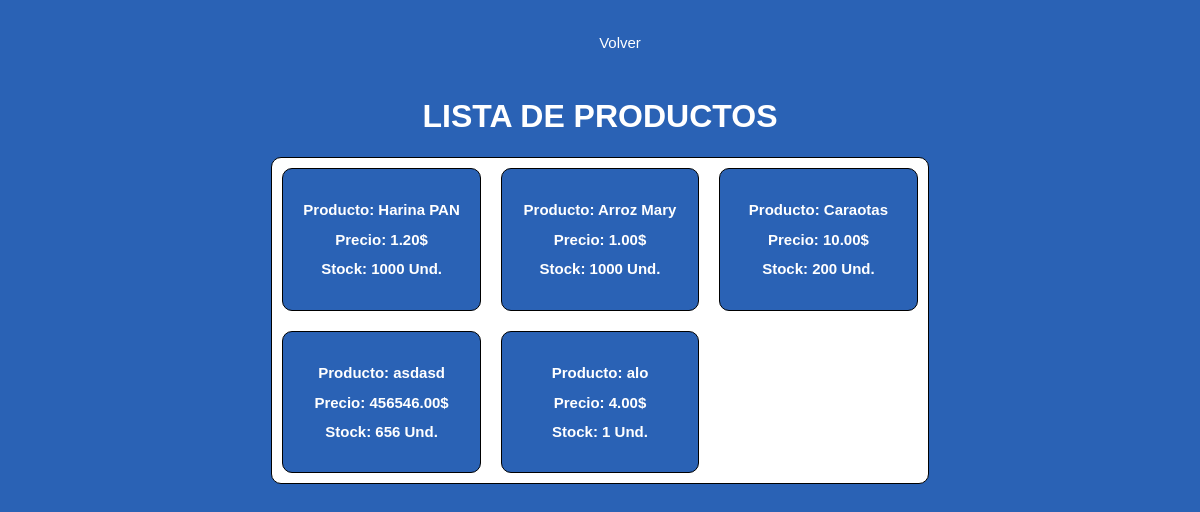
The app's page /Inventario/lista_productos/, older data.
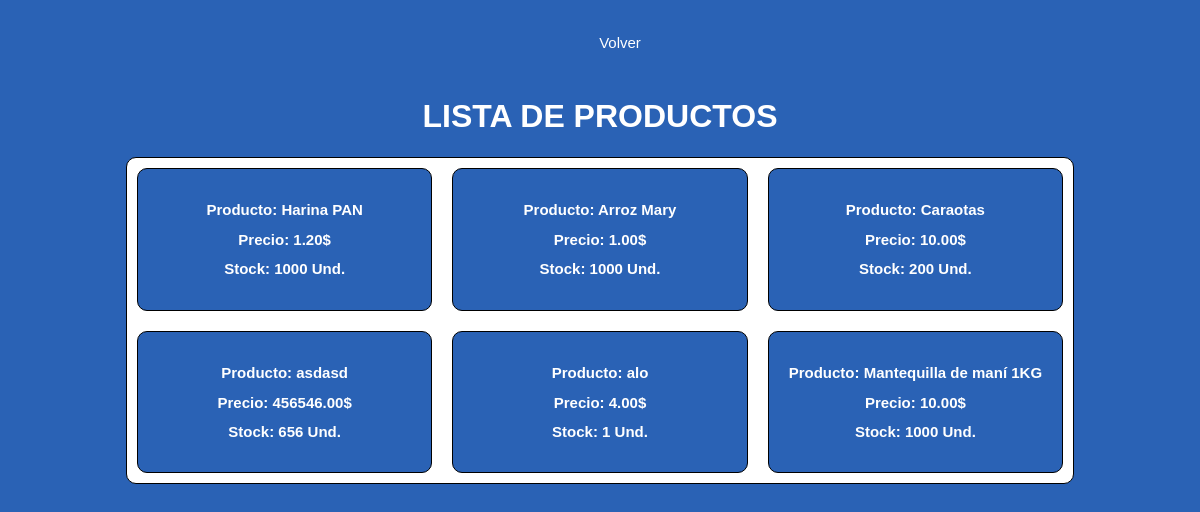
The same page, newer data.
### Inventario/models.py (models this page shows)
class Productos(models.Model):
    nombre = models.CharField(max_length=100)
    codigo = models.IntegerField(unique=True, validators=[validate_unique_name])
    precio = models.DecimalField(max_digits=10, decimal_places=2)
    stock = models.IntegerField()
    proveedor = models.CharField(max_length=100)

### Inventario/views.py (the view)
# urls.py: path('lista_productos/', views.lista_productos, name= "lista_productos"),
def lista_productos(request):
    productos = Productos.objects.all()
    return render(request, 'Inventario/lista_productos.html', {'productos': productos})

### Inventario/templates/Inventario/lista_productos.html (shortened to what this page needs)
{% load static %}
<!DOCTYPE html>
<html lang="es">
<head>
    <link rel="stylesheet" type="text/css" href="{% static 'css/lista_productos.css' %}">
</head>
<body>
    <div class="navegacion">
        <nav>
            <ul>
                <li><a href="{% url 'index_inventario' %}">Volver</a></li>
            </ul>
        </nav>
    </div>
    <h1>LISTA DE PRODUCTOS</h1>
    <div class="container">
        {% for producto in productos %}
        <div class="item">
            <h2>Producto: {{producto.nombre}}</h2>
            <h2>Precio: {{producto.precio}}$</h2>
            <h2>Stock: {{producto.stock}} Und.</h2>
        </div>
        {% endfor %}
    </div>
</body>
</html>

Row changes from the older to the newer data that the page shows:
added Productos: nombre "Mantequilla de maní 1KG", precio "10.00", stock "1000"
